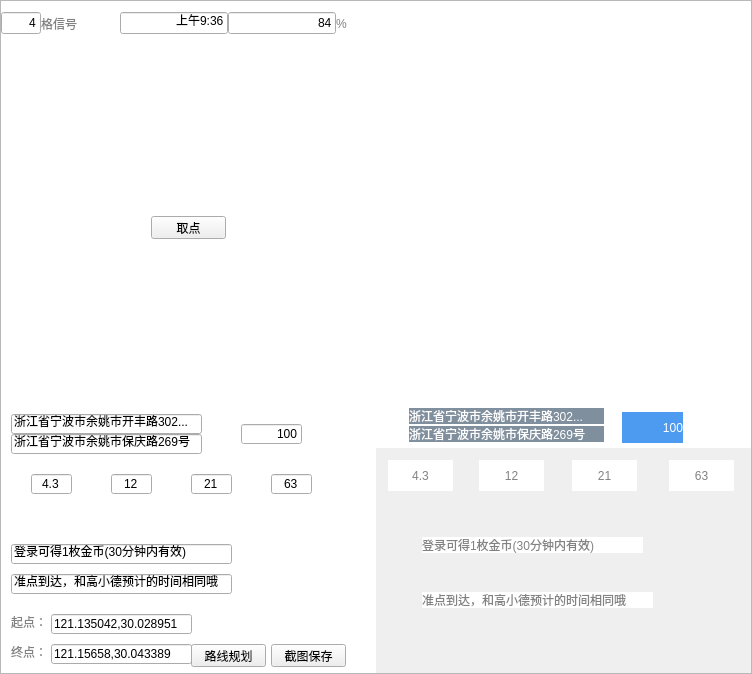
<?xml version="1.0" encoding="UTF-8"?>
<ui version="4.0">
 <class>ReimburseCheatClass</class>
 <widget class="QWidget" name="ReimburseCheatClass">
  <property name="geometry">
   <rect>
    <x>0</x>
    <y>0</y>
    <width>752</width>
    <height>674</height>
   </rect>
  </property>
  <property name="sizePolicy">
   <sizepolicy hsizetype="Preferred" vsizetype="Preferred">
    <horstretch>0</horstretch>
    <verstretch>0</verstretch>
   </sizepolicy>
  </property>
  <property name="minimumSize">
   <size>
    <width>752</width>
    <height>674</height>
   </size>
  </property>
  <property name="maximumSize">
   <size>
    <width>752</width>
    <height>674</height>
   </size>
  </property>
  <property name="windowTitle">
   <string>ReimburseCheat</string>
  </property>
  <property name="styleSheet">
   <string notr="true">QWidget#widget,#widget_3
{		
	background-color: rgb(255, 255, 255);
	
}

QWidget#widget_4
{	
	border-image: url(:/ReimburseCheat/Resources/1.png);	
	border: none;
	background: Transparent;
}

QLabel
{	
	font: 9pt &quot;宋体&quot;;	
	color: rgb(130, 130, 130);	
	background-color: rgb(255, 255, 255);
}

QLabel#label_4
{
	border-image: url(:/ReimburseCheat/Resources/minute.png);
	border: none;
	background: Transparent;
}

QLabel#lbStart,#lbEnd
{	
	font: 10pt &quot;宋体&quot;;	
	color: rgb(255, 255, 255);		
	background-color: rgb(128, 143, 158);
}

QLabel#lbScore
{		
	font: 75 26pt &quot;Arial&quot;;	
	color: rgb(255, 255, 255);			
	background-color: rgb(77, 155, 241);
}

QLabel#lbElapsed,#lbTop,#lbDistances,#lbAverage
{		
	font: 75 22pt &quot;Arial&quot;;	
	background-color: rgb(255, 255, 255);
}</string>
  </property>
  <layout class="QGridLayout" name="gridLayout">
   <property name="leftMargin">
    <number>0</number>
   </property>
   <property name="topMargin">
    <number>0</number>
   </property>
   <property name="rightMargin">
    <number>0</number>
   </property>
   <property name="bottomMargin">
    <number>0</number>
   </property>
   <property name="spacing">
    <number>0</number>
   </property>
   <item row="0" column="0">
    <widget class="QFrame" name="frame">
     <property name="frameShape">
      <enum>QFrame::StyledPanel</enum>
     </property>
     <property name="frameShadow">
      <enum>QFrame::Raised</enum>
     </property>
     <property name="lineWidth">
      <number>0</number>
     </property>
     <layout class="QHBoxLayout" name="horizontalLayout" stretch="1,1">
      <property name="spacing">
       <number>0</number>
      </property>
      <property name="leftMargin">
       <number>0</number>
      </property>
      <property name="topMargin">
       <number>0</number>
      </property>
      <property name="rightMargin">
       <number>0</number>
      </property>
      <property name="bottomMargin">
       <number>0</number>
      </property>
      <item>
       <widget class="QWidget" name="widget" native="true">
        <layout class="QVBoxLayout" name="verticalLayout_2" stretch="1,8,6">
         <property name="spacing">
          <number>0</number>
         </property>
         <property name="leftMargin">
          <number>0</number>
         </property>
         <property name="topMargin">
          <number>0</number>
         </property>
         <property name="rightMargin">
          <number>0</number>
         </property>
         <property name="bottomMargin">
          <number>0</number>
         </property>
         <item>
          <widget class="QWidget" name="widget_6" native="true">
           <layout class="QHBoxLayout" name="horizontalLayout_2" stretch="1,2,0,0,1">
            <property name="spacing">
             <number>0</number>
            </property>
            <property name="leftMargin">
             <number>0</number>
            </property>
            <property name="topMargin">
             <number>0</number>
            </property>
            <property name="rightMargin">
             <number>0</number>
            </property>
            <property name="bottomMargin">
             <number>0</number>
            </property>
            <item>
             <widget class="QLineEdit" name="edSig">
              <property name="focusPolicy">
               <enum>Qt::StrongFocus</enum>
              </property>
              <property name="text">
               <string>4</string>
              </property>
              <property name="alignment">
               <set>Qt::AlignRight|Qt::AlignTrailing|Qt::AlignVCenter</set>
              </property>
             </widget>
            </item>
            <item>
             <widget class="QLabel" name="label">
              <property name="text">
               <string>格信号</string>
              </property>
             </widget>
            </item>
            <item>
             <widget class="QLineEdit" name="edTime">
              <property name="text">
               <string>上午9:36</string>
              </property>
              <property name="alignment">
               <set>Qt::AlignRight|Qt::AlignTrailing|Qt::AlignVCenter</set>
              </property>
             </widget>
            </item>
            <item>
             <widget class="QLineEdit" name="edPower">
              <property name="text">
               <string>84</string>
              </property>
              <property name="alignment">
               <set>Qt::AlignRight|Qt::AlignTrailing|Qt::AlignVCenter</set>
              </property>
             </widget>
            </item>
            <item>
             <widget class="QLabel" name="label_5">
              <property name="text">
               <string>%</string>
              </property>
             </widget>
            </item>
           </layout>
          </widget>
         </item>
         <item>
          <widget class="QWidget" name="widget_5" native="true">
           <widget class="QPushButton" name="pushButton_3">
            <property name="geometry">
             <rect>
              <x>150</x>
              <y>170</y>
              <width>75</width>
              <height>23</height>
             </rect>
            </property>
            <property name="text">
             <string>取点</string>
            </property>
           </widget>
          </widget>
         </item>
         <item>
          <widget class="QWidget" name="widget_7" native="true">
           <widget class="QPushButton" name="pushButton">
            <property name="geometry">
             <rect>
              <x>190</x>
              <y>240</y>
              <width>75</width>
              <height>23</height>
             </rect>
            </property>
            <property name="text">
             <string>路线规划</string>
            </property>
           </widget>
           <widget class="QPushButton" name="pushButton_2">
            <property name="geometry">
             <rect>
              <x>270</x>
              <y>240</y>
              <width>75</width>
              <height>23</height>
             </rect>
            </property>
            <property name="text">
             <string>截图保存</string>
            </property>
           </widget>
           <widget class="QLabel" name="label_2">
            <property name="geometry">
             <rect>
              <x>10</x>
              <y>210</y>
              <width>31</width>
              <height>16</height>
             </rect>
            </property>
            <property name="text">
             <string>起点：</string>
            </property>
           </widget>
           <widget class="QLabel" name="label_3">
            <property name="geometry">
             <rect>
              <x>10</x>
              <y>240</y>
              <width>31</width>
              <height>16</height>
             </rect>
            </property>
            <property name="text">
             <string>终点：</string>
            </property>
           </widget>
           <widget class="QLineEdit" name="edStart">
            <property name="geometry">
             <rect>
              <x>10</x>
              <y>10</y>
              <width>191</width>
              <height>20</height>
             </rect>
            </property>
            <property name="text">
             <string>浙江省宁波市余姚市开丰路302...</string>
            </property>
           </widget>
           <widget class="QLineEdit" name="edEnd">
            <property name="geometry">
             <rect>
              <x>10</x>
              <y>30</y>
              <width>191</width>
              <height>20</height>
             </rect>
            </property>
            <property name="text">
             <string>浙江省宁波市余姚市保庆路269号</string>
            </property>
           </widget>
           <widget class="QLineEdit" name="edScore">
            <property name="geometry">
             <rect>
              <x>240</x>
              <y>20</y>
              <width>61</width>
              <height>20</height>
             </rect>
            </property>
            <property name="text">
             <string>100</string>
            </property>
            <property name="alignment">
             <set>Qt::AlignRight|Qt::AlignTrailing|Qt::AlignVCenter</set>
            </property>
           </widget>
           <widget class="QLineEdit" name="edDistance">
            <property name="geometry">
             <rect>
              <x>30</x>
              <y>70</y>
              <width>41</width>
              <height>20</height>
             </rect>
            </property>
            <property name="text">
             <string>4.3</string>
            </property>
            <property name="alignment">
             <set>Qt::AlignCenter</set>
            </property>
           </widget>
           <widget class="QLineEdit" name="edTop">
            <property name="geometry">
             <rect>
              <x>270</x>
              <y>70</y>
              <width>41</width>
              <height>20</height>
             </rect>
            </property>
            <property name="text">
             <string>63</string>
            </property>
            <property name="alignment">
             <set>Qt::AlignCenter</set>
            </property>
           </widget>
           <widget class="QLineEdit" name="edAverage">
            <property name="geometry">
             <rect>
              <x>190</x>
              <y>70</y>
              <width>41</width>
              <height>20</height>
             </rect>
            </property>
            <property name="text">
             <string>21</string>
            </property>
            <property name="alignment">
             <set>Qt::AlignCenter</set>
            </property>
           </widget>
           <widget class="QLineEdit" name="edElapsed">
            <property name="geometry">
             <rect>
              <x>110</x>
              <y>70</y>
              <width>41</width>
              <height>20</height>
             </rect>
            </property>
            <property name="text">
             <string>12</string>
            </property>
            <property name="alignment">
             <set>Qt::AlignCenter</set>
            </property>
           </widget>
           <widget class="QLineEdit" name="edTip1">
            <property name="geometry">
             <rect>
              <x>10</x>
              <y>140</y>
              <width>221</width>
              <height>20</height>
             </rect>
            </property>
            <property name="text">
             <string>登录可得1枚金币(30分钟内有效)</string>
            </property>
           </widget>
           <widget class="QLineEdit" name="edTip2">
            <property name="geometry">
             <rect>
              <x>10</x>
              <y>170</y>
              <width>221</width>
              <height>20</height>
             </rect>
            </property>
            <property name="text">
             <string>准点到达，和高小德预计的时间相同哦</string>
            </property>
           </widget>
           <widget class="QLineEdit" name="sLngLat">
            <property name="geometry">
             <rect>
              <x>50</x>
              <y>210</y>
              <width>141</width>
              <height>20</height>
             </rect>
            </property>
            <property name="text">
             <string>121.135042,30.028951</string>
            </property>
           </widget>
           <widget class="QLineEdit" name="eLngLat">
            <property name="geometry">
             <rect>
              <x>50</x>
              <y>240</y>
              <width>141</width>
              <height>20</height>
             </rect>
            </property>
            <property name="text">
             <string>121.15658,30.043389</string>
            </property>
           </widget>
          </widget>
         </item>
        </layout>
       </widget>
      </item>
      <item>
       <widget class="QWidget" name="widget_2" native="true">
        <widget class="QWidget" name="widget_3" native="true">
         <property name="geometry">
          <rect>
           <x>0</x>
           <y>0</y>
           <width>375</width>
           <height>447</height>
          </rect>
         </property>
        </widget>
        <widget class="QWidget" name="widget_4" native="true">
         <property name="geometry">
          <rect>
           <x>0</x>
           <y>402</y>
           <width>375</width>
           <height>270</height>
          </rect>
         </property>
         <widget class="QLabel" name="lbDistances">
          <property name="geometry">
           <rect>
            <x>12</x>
            <y>57</y>
            <width>65</width>
            <height>31</height>
           </rect>
          </property>
          <property name="text">
           <string>4.3</string>
          </property>
          <property name="alignment">
           <set>Qt::AlignCenter</set>
          </property>
         </widget>
         <widget class="QLabel" name="lbElapsed">
          <property name="geometry">
           <rect>
            <x>103</x>
            <y>57</y>
            <width>65</width>
            <height>31</height>
           </rect>
          </property>
          <property name="text">
           <string>12</string>
          </property>
          <property name="alignment">
           <set>Qt::AlignCenter</set>
          </property>
         </widget>
         <widget class="QLabel" name="lbAverage">
          <property name="geometry">
           <rect>
            <x>196</x>
            <y>57</y>
            <width>65</width>
            <height>31</height>
           </rect>
          </property>
          <property name="text">
           <string>21</string>
          </property>
          <property name="alignment">
           <set>Qt::AlignCenter</set>
          </property>
         </widget>
         <widget class="QLabel" name="lbTop">
          <property name="geometry">
           <rect>
            <x>293</x>
            <y>57</y>
            <width>65</width>
            <height>31</height>
           </rect>
          </property>
          <property name="text">
           <string>63</string>
          </property>
          <property name="alignment">
           <set>Qt::AlignCenter</set>
          </property>
         </widget>
         <widget class="QLabel" name="lbTip1">
          <property name="geometry">
           <rect>
            <x>46</x>
            <y>134</y>
            <width>221</width>
            <height>16</height>
           </rect>
          </property>
          <property name="text">
           <string>登录可得1枚金币(30分钟内有效)</string>
          </property>
         </widget>
         <widget class="QLabel" name="lbTip2">
          <property name="geometry">
           <rect>
            <x>46</x>
            <y>189</y>
            <width>231</width>
            <height>16</height>
           </rect>
          </property>
          <property name="text">
           <string>准点到达，和高小德预计的时间相同哦</string>
          </property>
         </widget>
         <widget class="QLabel" name="lbStart">
          <property name="geometry">
           <rect>
            <x>33</x>
            <y>5</y>
            <width>195</width>
            <height>16</height>
           </rect>
          </property>
          <property name="text">
           <string>浙江省宁波市余姚市开丰路302...</string>
          </property>
          <property name="scaledContents">
           <bool>false</bool>
          </property>
         </widget>
         <widget class="QLabel" name="lbEnd">
          <property name="geometry">
           <rect>
            <x>33</x>
            <y>23</y>
            <width>195</width>
            <height>16</height>
           </rect>
          </property>
          <property name="text">
           <string>浙江省宁波市余姚市保庆路269号</string>
          </property>
          <property name="scaledContents">
           <bool>false</bool>
          </property>
         </widget>
         <widget class="QLabel" name="lbScore">
          <property name="geometry">
           <rect>
            <x>246</x>
            <y>9</y>
            <width>61</width>
            <height>31</height>
           </rect>
          </property>
          <property name="text">
           <string>100</string>
          </property>
          <property name="alignment">
           <set>Qt::AlignRight|Qt::AlignTrailing|Qt::AlignVCenter</set>
          </property>
         </widget>
         <widget class="QLabel" name="label_4">
          <property name="geometry">
           <rect>
            <x>109</x>
            <y>90</y>
            <width>56</width>
            <height>11</height>
           </rect>
          </property>
          <property name="text">
           <string/>
          </property>
         </widget>
        </widget>
       </widget>
      </item>
     </layout>
    </widget>
   </item>
  </layout>
 </widget>
 <layoutdefault spacing="6" margin="11"/>
 <resources>
  <include location="ReimburseCheat.qrc"/>
 </resources>
 <connections/>
</ui>
